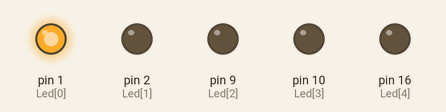
Recording of a sketch running on a simulated Arduino Uno, built with avr-gcc and run on an emulated ATmega328P. Parts: output pins drawn as LEDs (lit = HIGH).

Above: at 0.2 s.
At 1.2 s:
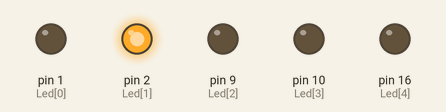
At 2.2 s:
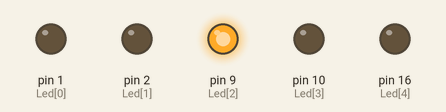
At 3.2 s:
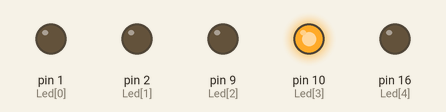
At 4.2 s:
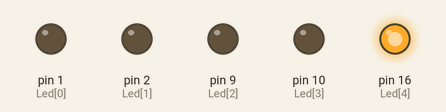
At 5.7 s:
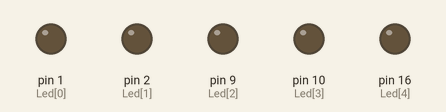
Timing chart, 0 to 6.5 s (numbered marks = the images above):
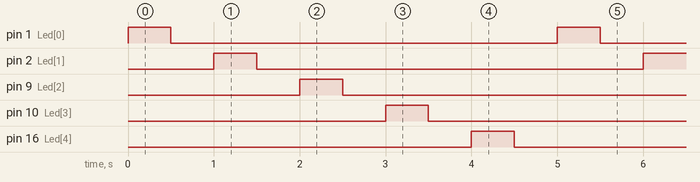

The sketch:

hw4_2_.ino
```cpp
int Led[5]={1,2,9,10,16};

void setup() {
  // put your setup code here, to run once:
  int i;
  for(i=0;i<5;i++)
    pinMode(Led[i],OUTPUT);
}

void loop() {
  // put your main code here, to run repeatedly:
  int i;
  for(i=0;i<5;i++){
    digitalWrite(Led[i],HIGH);
    delay(500);
    digitalWrite(Led[i],LOW);
    delay(500);


  }
}
```

Measured:
- by itself, pin 1 (Led[0]), pin 2 (Led[1]), pin 9 (Led[2]), pin 10 (Led[3]), pin 16 (Led[4]): alternates HIGH for 0.50 s and LOW for 4.5 s
- by itself, everything shown: repeats every 5.0 s, in 10 steps
